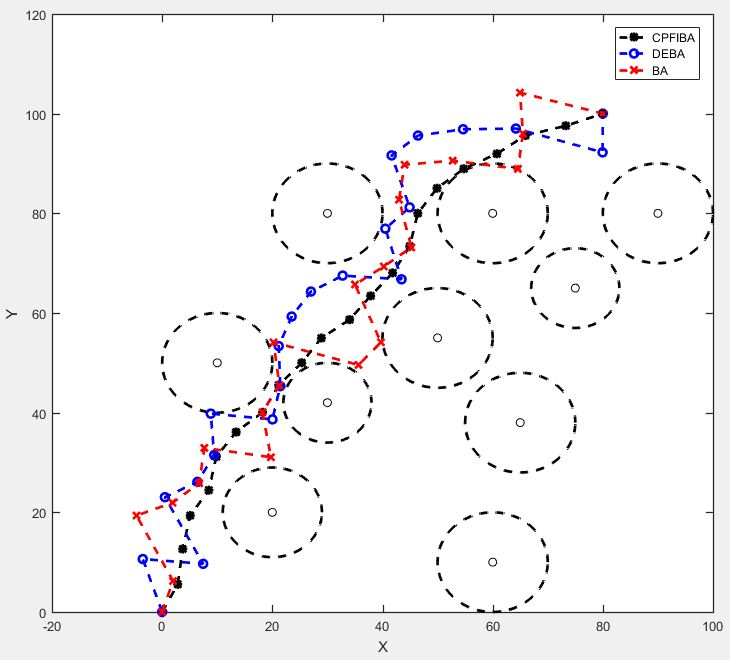
%> input picture image/fig_1.jpg, 730 x 660 px
$ octave system.m   (GNU Octave 9; MATLAB toolbox functions it lacks are replaced by stand-ins)
%> lines starting %> are read from the running program, lines starting %| are printed output that depends on the picture
I1 = imread('fig_1.jpg');
%> I1 is the input picture: size 660x730x3 uint8; mean R, G, B 245.2, 244.3, 245.2
I2= imread('fig_2.jpg');
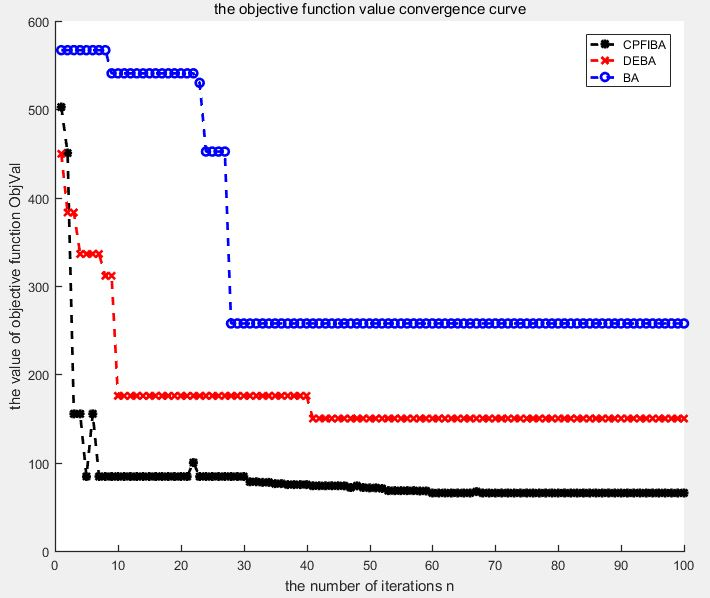
%> input picture image/fig_2.jpg, 710 x 598 px
%> I2 is the input picture: size 598x710x3 uint8; mean R, G, B 241.5, 239.2, 242
I3 = imread('fig_3.jpg');
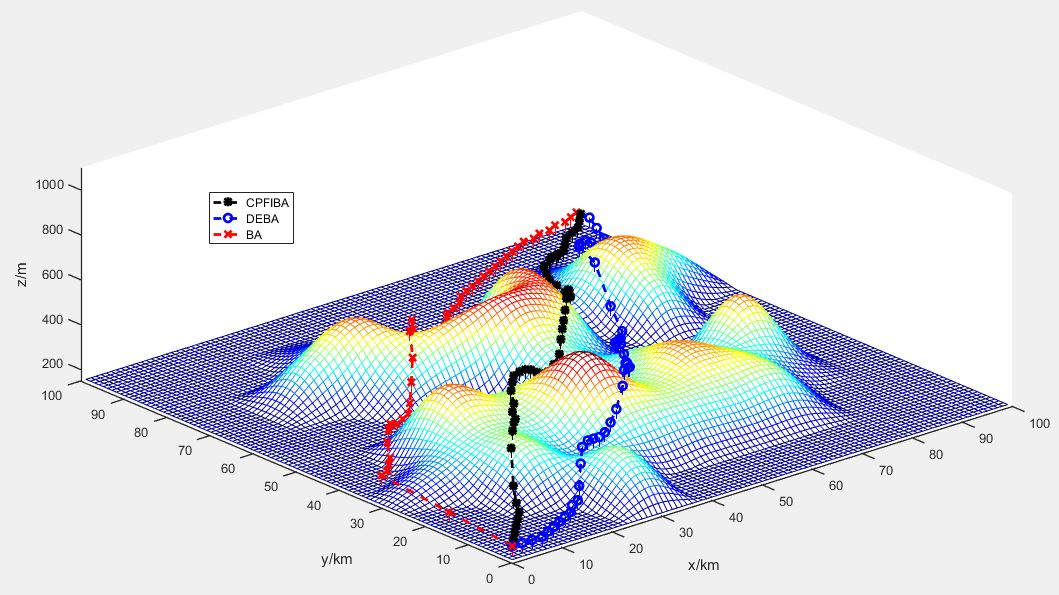
%> input picture image/fig_3.jpg, 1059 x 595 px
%> I3 is the input picture: size 595x1059x3 uint8; mean R, G, B 223.4, 225.8, 231.9
I4 = imread('fig_4.jpg');
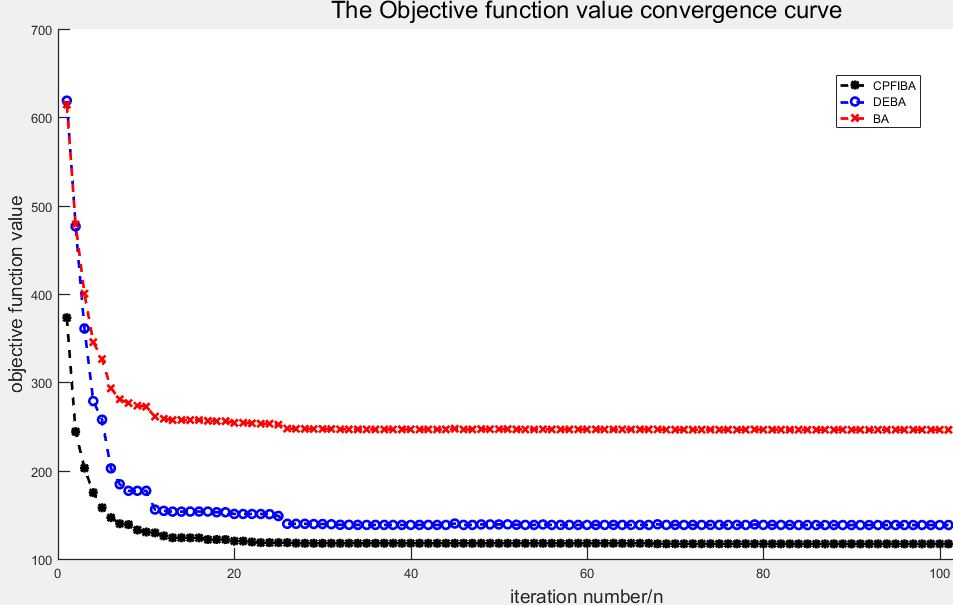
%> input picture image/fig_4.JPG, 953 x 605 px
%> I4 is the input picture: size 605x953x3 uint8; mean R, G, B 243, 240.9, 243.4

figure();
subplot('Position',[0.02 0.65 0.3 0.3]);
subplot(2,2,1); imshow(I1);
hold on;

subplot('Position',[0.35 0.65 0.3 0.3]);
subplot(2,2,2); imshow(I2);
hold on;

subplot('Position',[0.02 0.3 0.3 0.3]);
subplot(2,2,3); imshow(I3);
hold on;

subplot('Position',[0.35 0.3 0.3 0.3]);
subplot(2,2,4); imshow(I4);
hold on;
